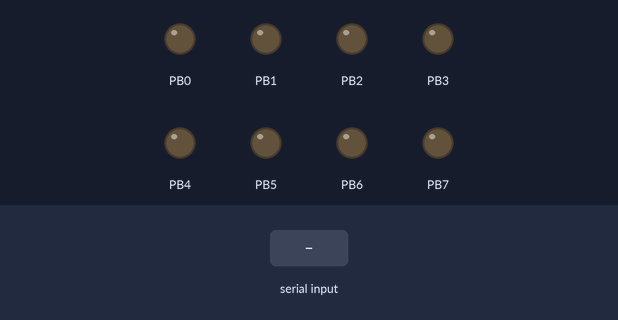
Recording of a program running on a simulated ATmega328P, built with avr-gcc and emulated at 16 MHz. Parts: output pins drawn as LEDs (lit = HIGH). Inputs (shaded band) come from the test bench. What the program prints to the serial monitor is not drawn.

Above: at 1.2 s.
1.3 s: "1" received over Serial
At 1.7 s:
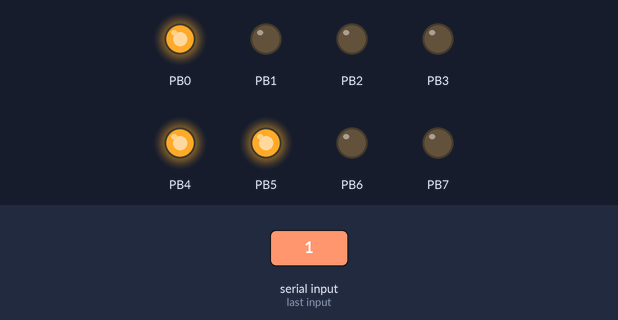
2.8 s: "0" received over Serial
At 4.0 s:
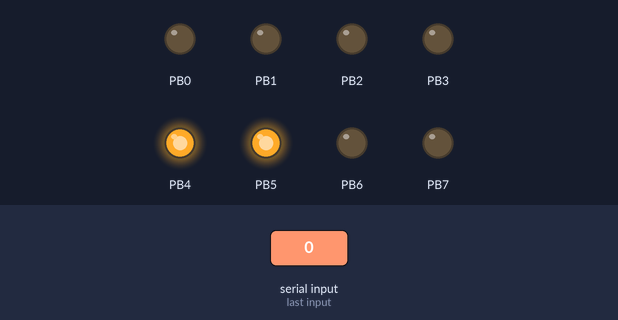
4.3 s: "2" received over Serial
At 5.2 s:
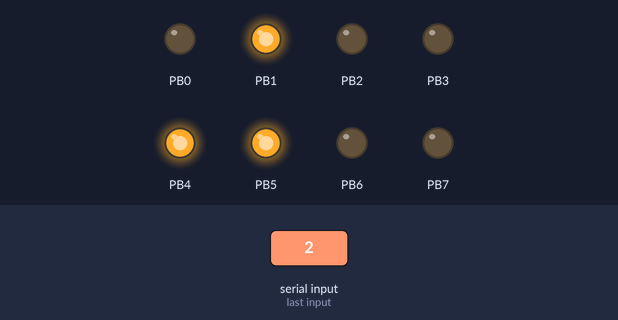
Timing chart, 0 to 7.3 s (numbered marks = the images above; inputs shaded):
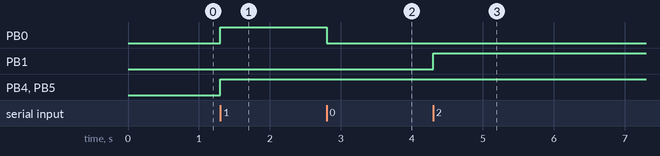

The program:

main.c
```c
/*
 * PRELAB6.c
 *
 * Created: 21/04/2025 23:58:20
 * Author : Rodrigo Lara
 */

#define F_CPU 16000000UL
#include <avr/io.h>
#include <util/delay.h>

#define BAUD 9600
#define MYUBRR F_CPU/16/BAUD-1

// Inicialización del UART
void uart_init(unsigned int ubrr) {
	UBRR0H = (unsigned char)(ubrr >> 8);
	UBRR0L = (unsigned char)ubrr;

	// Habilita recepción y transmisión
	UCSR0B = (1 << RXEN0) | (1 << TXEN0);

	// Configura: 8 bits de datos, sin paridad, 1 bit de stop
	UCSR0C = (1 << UCSZ01) | (1 << UCSZ00);
}

// Enviar carácter
void uart_transmit(unsigned char data) {
	while (!(UCSR0A & (1 << UDRE0)));
	UDR0 = data;
}

// Recibir carácter
unsigned char uart_receive(void) {
	while (!(UCSR0A & (1 << RXC0)));
	return UDR0;
}

int main(void) {
	uart_init(MYUBRR);   // Inicializar UART
	DDRB = 0xFF;         // Puerto B como salida
	PORTB = 0x00;

	uart_transmit('H');  // Parte 1: Enviar un carácter

	while (1) {
		// Parte 2: Mostrar carácter recibido en el puerto B
		unsigned char received = uart_receive();
		PORTB = received;
	}
}
```

Measured:
- after the input at 1.3 s, PB0, PB4, PB5: LOW → HIGH at once
- after the input at 2.8 s, PB0: HIGH → LOW at once
- after the input at 4.3 s, PB1: LOW → HIGH at once
